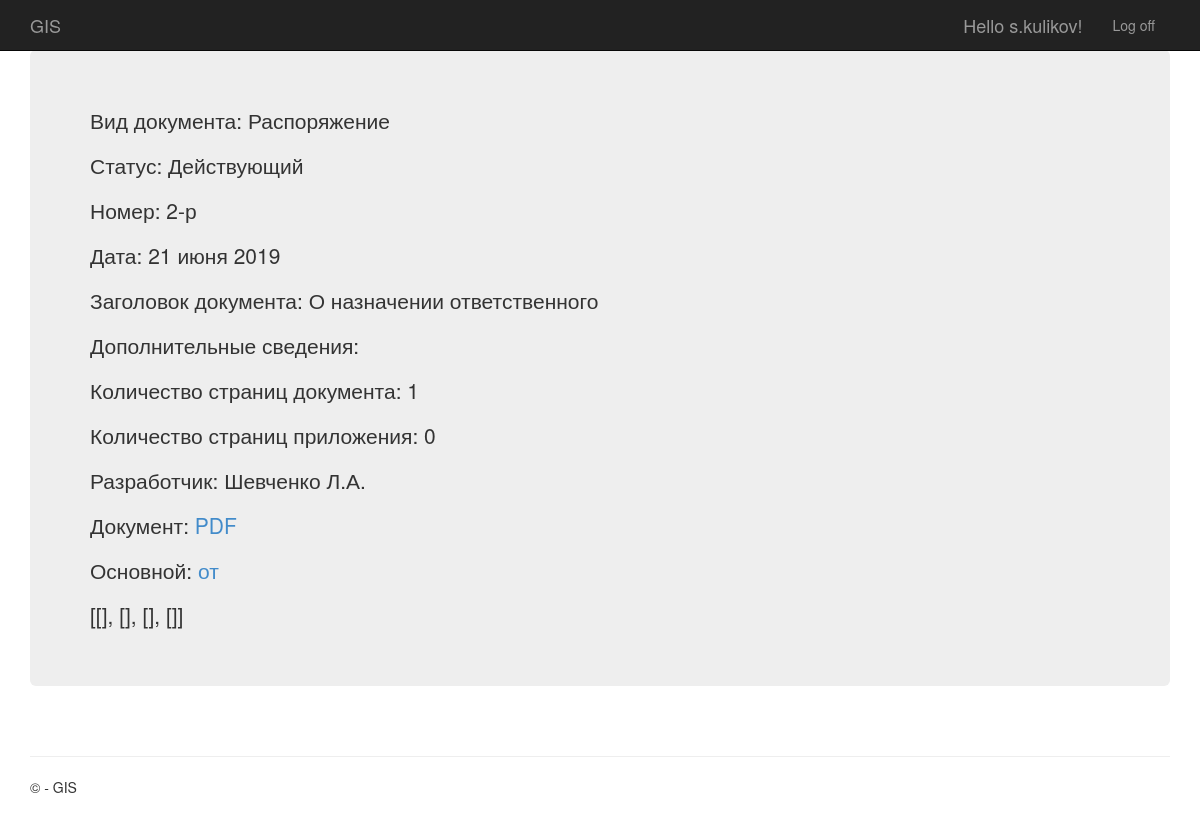
Page /document/4/ (signed in) on the committed database.
### app/models.py (models this page shows, shortened)
class npa (models.Model):
     year = models.ForeignKey(Years,null=True , on_delete = models.SET_NULL)
     vid_del = models.IntegerField(default = 1,
                                    verbose_name=u"Вид деятельности",
                                    blank = True,
                                    null = True,
                                    help_text ='1->ОД, 0->АХД',
                                    choices =( (1, 'ОД'), (0, 'АХД') ) )
     vid = models.IntegerField(default = 1,
                                    verbose_name=u"Вид",
                                    blank = True,
                                    null = True,
                                    help_text ='1->Приказы, 0->Распоряжение',
                                    choices =( (1, 'Приказы'), (0, 'Распоряжение') ) )
     nomer = models.CharField(max_length = 10,verbose_name=u"Номер")
     date = models.DateTimeField(verbose_name=u"Дата")
     name = models.CharField(max_length = 1000,verbose_name=u"Наименовение")
     status = models.IntegerField(default = 1,
                                    verbose_name=u"Статус",
                                    blank = True,
                                    null = True,
                                    help_text ='1->Действующий, 0->Утратил силу',
                                    choices =( (1, 'Действующий'), (0, 'Утратил силу') ) )
     kol_list = models.IntegerField(default = 1,
                                    verbose_name=u"Количество страниц документа",
                                    blank = True,
                                    null = True)
     kol_prl = models.IntegerField(default = 1,
                                    verbose_name=u"Количество страниц приложения",
                                    blank = True,
                                    null = True)
     razrab = models.CharField(max_length = 50, verbose_name=u"Разработчик")
     document = models.FileField(upload_to='./%Y/%m/%d/', verbose_name=u"Документ")
     is_active = models.IntegerField(default = 1,
                                    verbose_name=u"----------",
                                    blank = True,
                                    null = True,
                                    help_text ='1->активно, 0->Не активно',
                                    choices =( (1, 'активно'), (0, 'Не активно') ) )
     class Meta:
            verbose_name = 'НПА'
            verbose_name_plural = 'НПА'

### app/views.py (the view, shortened to what this page needs)
# urls.py: path('document/<int:question_id>/', views.document, name='document'),
def document(request, question_id):
    assert isinstance(request, HttpRequest)
    link1 = ""
    links = link_npa.objects.filter(to_Link_id_npa=question_id).all()
    for link in links:
        link1 = npa.objects.filter(pk=link.to_Link_id_npa).first()
    x =  link_npa.objects.filter(to_Link_id_npa=question_id).count()
    y = 4
    z=[[0 for row in range(0,x)] for col in range(0,y)]
    count = 0
    y = 0
    return render(
        request,
        'app/document.html',
        {
            'title':'Contact',
            'npa':npa.objects.get(pk = question_id),
            'year':datetime.now().year,
            'link_ot': link1,
            'link_to': z,
            'count_ot': count,
        }
    )

### app/templates/app/document.html (shortened to what this page needs)
{% extends "app/layout.html" %}
{% load test %}
{% block content %}
{% if npa != null %}
<div class="jumbotron md-4">
        <div class="small-12 column">
            <div class="theorg" >Вид документа:
            {% if npa.vid == 0 %}
             Распоряжение
            {% endif %}
             </div>
            Статус: {% if npa.status == 1 %}
             Действующий
            {% endif %}
            </div>
        <div class="small-4 column text-left">
            <span class="orgnum">Номер: {{ npa.nomer }} </span>
            <br>
        </div>
        <div class="small-4 column text-left">
            <span class="orgnum">Дата: {{ npa.date|date:"j E Y" }}</span>
        <br>
                    </div>
        <span class="npaname">
            <div class="small-8 column">
                Заголовок документа: {{ npa.name }}
            </div>
        </span>
        <div class="small-4 column text-left">
            <span class="orgnum">Дополнительные сведения:</span>
        <br>
        </div>
        <div class="small-4 column text-left">
            <span class="orgnum">        Количество страниц документа: {{ npa.kol_list }}</span>
        <br>
        </div>
        <div class="small-4 column text-left">
            <span class="orgnum">        Количество страниц приложения: {{ npa.kol_prl }}</span>
        <br>
        </div>
        <div class="small-4 column text-left">
            <span class="orgnum">Разработчик: {{ npa.razrab }}</span>
        <br>
        </div>
        <span class="npaname">
            <div class="small-8 column">
                Документ: <a href="../../documents/{{ npa.document }}">PDF</a>
            </div>
        </span>
        {% if link_ot != null and link_ot.nomer != npa.nomer %}
            <div class="small-4 column text-left">
                <span class="orgnum">Основной: <a href="../../document/{{ link_ot.id }}"> {{ link_ot.nomer }}  от {{ link_ot.date|date:"j E Y" }} {{ link_ot.name }}</a></span>
                <br>
            </div>
        {% endif %}
        {{ link_to }}
</div>
<br>
 {% endif %}
{% endblock %}

### app/templates/app/loginpartial.html (shortened to what this page needs)
{% if user.is_authenticated %}
<form id="logoutForm" action="/logout/" method="post" class="navbar-right">
    <ul class="nav navbar-nav navbar-right">
        <li><span class="navbar-brand">Hello {{ user.username }}!</span></li>
        <li><a href="javascript:document.getElementById('logoutForm').submit()">Log off</a></li>
    </ul>
</form>
{% else %}
<ul class="nav navbar-nav navbar-right">
    <li><a href="{% url 'login' %}">Log in</a></li>
</ul>
{% endif %}

### app/static/app/content/site.css (style rules this page uses)
body { padding-top: 50px; padding-bottom: 20px; }

### rows in the picture
npa: nomer "2-р", date "21 июня 2019", name "О назначении ответственного", kol_list "1", kol_prl "0", razrab "Шевченко Л.А."

### other values in the picture
{{ user.username }} "s.kulikov"
{{ link_to }} "[[], [], [], []]"
